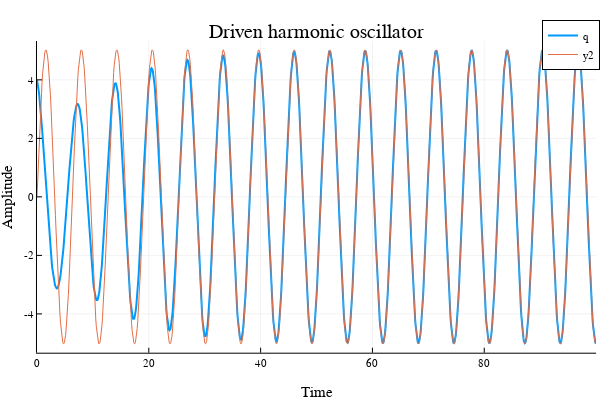

The notebook cell this image was saved under:
### Markdown cell above
$$
\alpha \frac{\mathrm{d}^2 q}{\mathrm{d} t^2} + 2 \zeta \frac{\mathrm{d} q}{\mathrm{d} t} + q  = \mathrm{e}^{ \mathrm{i} \omega \tau}.
$$

### Code cell
function drivenoscillator(du, u, p, t)
    q, dq  = u            # variables
    ω, m, F₀, ω₀, ζ = p   # parameters
    du[1] = dq
    du[2] = 1 / m * F₀ * sin(ω * t) - 2 * ζ * ω₀ * dq - ω^2 * q
end

# Initial Conditions
u₀ = [0, 4]

tspan = (0., 100.)

# Parameters
p = [.99, 1., 1., 1., .1]

# Pass to solvers
prob = ODEProblem(drivenoscillator, u₀, tspan, p)
sol = solve(prob, Tsit5())


# Plot
# plot(sol,linewidth=2,title ="Driven harmonic oscillator", xaxis = "Time", yaxis = "Amplitude", label = ["q" "dq"])
plot(sol, linewidth=2, title="Driven harmonic oscillator", xaxis="Time", yaxis="Amplitude", vars=[2,], label="q")

# plot(sol)
t = LinRange(tspan..., 1000)
plot!(t, [stady_state(p, ti) for ti in t])

### Figure 1 — Plotly figure (JSON) as saved in the notebook; plotly's stock layout.template omitted (floating-point values rounded to 4 significant figures; data arrays with more than 128 entries replaced by an {"elided": "..."} marker saying what was removed)
{"data": [{"xaxis": "x", "colorbar": {"title": ""}, "yaxis": "y", "x": {"elided": "1280 float values"}, "showlegend": true, "mode": "lines", "name": "q", "zmin": null, "legendgroup": "q", "zmax": null, "line": {"color": "rgba(0, 154, 250, 1.000)", "shape": "linear", "dash": "solid", "width": 2}, "y": {"elided": "1280 float values"}, "type": "scatter"}, {"xaxis": "x", "colorbar": {"title": ""}, "yaxis": "y", "x": {"elided": "1000 float values"}, "showlegend": true, "mode": "lines", "name": "y2", "zmin": null, "legendgroup": "y2", "zmax": null, "line": {"color": "rgba(227, 111, 71, 1.000)", "shape": "linear", "dash": "solid", "width": 1}, "y": {"elided": "1000 float values"}, "type": "scatter"}], "layout": {"showlegend": true, "xaxis": {"showticklabels": true, "gridwidth": 0.5, "tickvals": [0, 20, 40, 60, 80, 100], "range": [0, 100], "domain": [0.06165, 0.9934], "mirror": false, "tickangle": 0, "showline": true, "ticktext": ["0", "20", "40", "60", "80", "100"], "zeroline": false, "tickfont": {"color": "rgba(0, 0, 0, 1.000)", "family": "sans-serif", "size": 11}, "zerolinecolor": "rgba(0, 0, 0, 1.000)", "anchor": "y", "visible": true, "ticks": "inside", "tickmode": "array", "linecolor": "rgba(0, 0, 0, 1.000)", "showgrid": true, "title": "Time", "gridcolor": "rgba(0, 0, 0, 0.100)", "titlefont": {"color": "rgba(0, 0, 0, 1.000)", "family": "sans-serif", "size": 15}, "tickcolor": "rgb(0, 0, 0)", "type": "-"}, "paper_bgcolor": "rgba(255, 255, 255, 1.000)", "annotations": [{"yanchor": "top", "xanchor": "center", "rotation": 0, "y": 1, "font": {"color": "rgba(0, 0, 0, 1.000)", "family": "sans-serif", "size": 20}, "yref": "paper", "showarrow": false, "text": "Driven harmonic oscillator", "xref": "paper", "x": 0.5275}], "height": 400, "margin": {"l": 0, "b": 20, "r": 0, "t": 20}, "plot_bgcolor": "rgba(255, 255, 255, 1.000)", "yaxis": {"showticklabels": true, "gridwidth": 0.5, "tickvals": [-4, -2, 0, 2, 4], "range": [-5.327, 5.327], "domain": [0.07581, 0.9415], "mirror": false, "tickangle": 0, "showline": true, "ticktext": ["-4", "-2", "0", "2", "4"], "zeroline": false, "tickfont": {"color": "rgba(0, 0, 0, 1.000)", "family": "sans-serif", "size": 11}, "zerolinecolor": "rgba(0, 0, 0, 1.000)", "anchor": "x", "visible": true, "ticks": "inside", "tickmode": "array", "linecolor": "rgba(0, 0, 0, 1.000)", "showgrid": true, "title": "Amplitude", "gridcolor": "rgba(0, 0, 0, 0.100)", "titlefont": {"color": "rgba(0, 0, 0, 1.000)", "family": "sans-serif", "size": 15}, "tickcolor": "rgb(0, 0, 0)", "type": "-"}, "legend": {"yanchor": "auto", "xanchor": "auto", "bordercolor": "rgba(0, 0, 0, 1.000)", "bgcolor": "rgba(255, 255, 255, 1.000)", "borderwidth": 1, "tracegroupgap": 0, "y": 1, "font": {"color": "rgba(0, 0, 0, 1.000)", "family": "sans-serif", "size": 11}, "title": {"font": {"color": "rgba(0, 0, 0, 1.000)", "family": "sans-serif", "size": 15}, "text": ""}, "traceorder": "normal", "x": 1}, "width": 600}}
